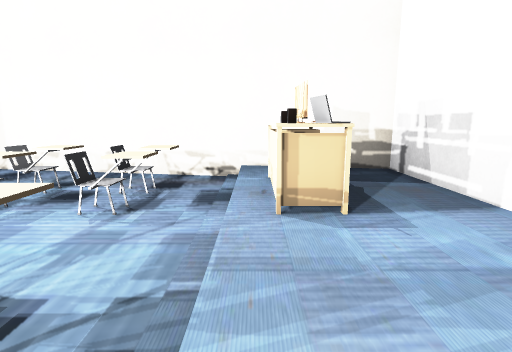
view 1 (above)

24 first-person views from a walk through a 3-D level made in the Unity game engine. The camera is 1.2 m above the floor, tilts 10° down and sees 80° across. The floor is counted in squares, 1 m on a side. Each view is taken from the middle of a square. On the plan, view 1 faces up. The plan holds only what a view shows up to about 13 squares ahead; the rest is blank. The place goes on beyond the plan. The player character is not drawn. Door leaves are left out, so doorways stand open. Some surface patterns are stand-ins.

view 2
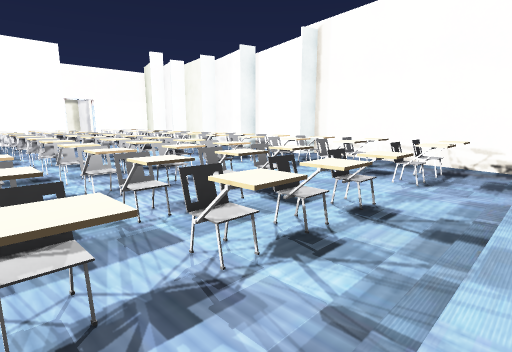

view 3
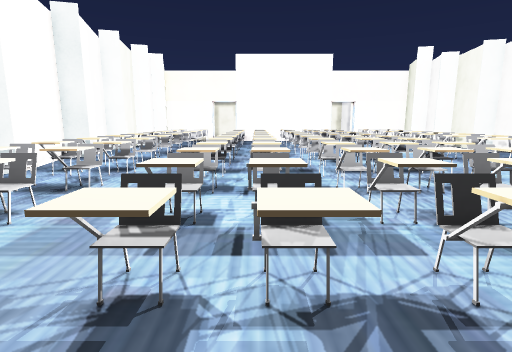

view 4
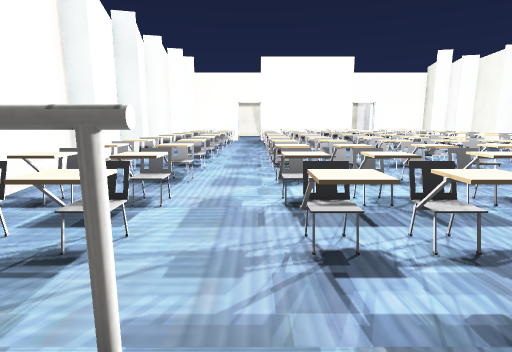

view 5
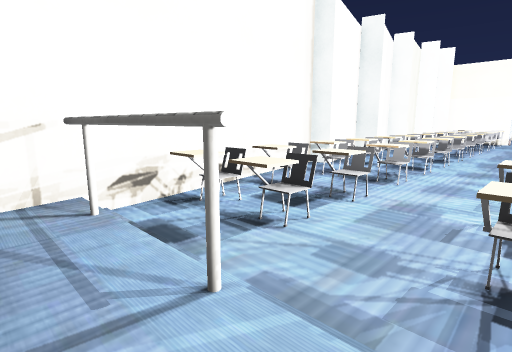

view 6
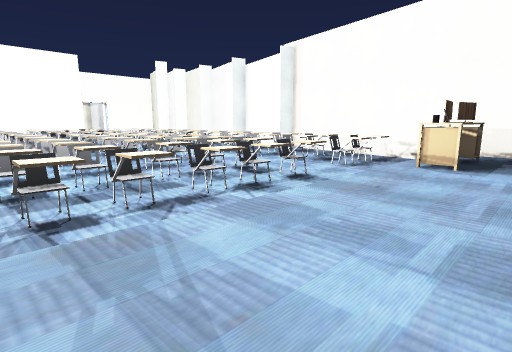

view 7
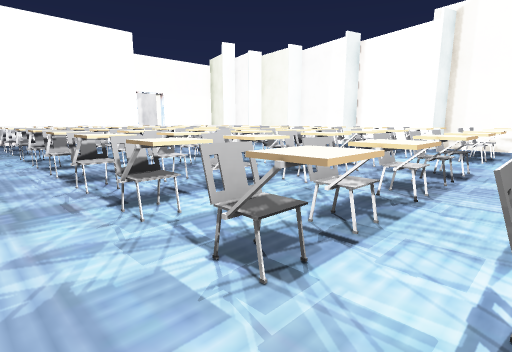

view 8
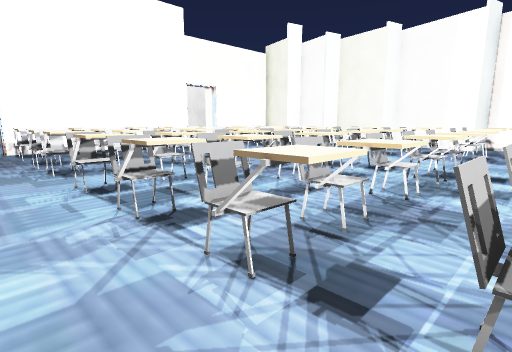

view 9
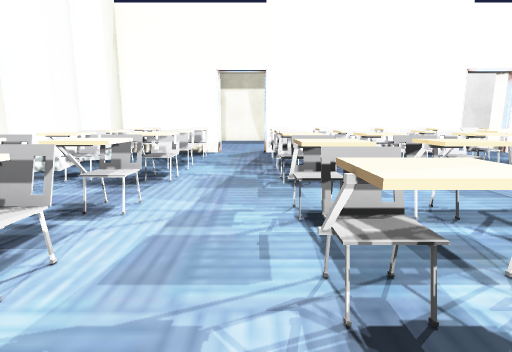

view 10
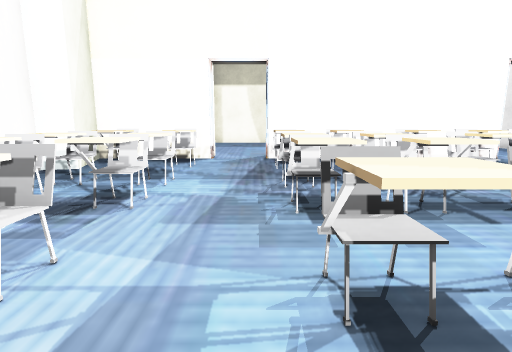

view 11
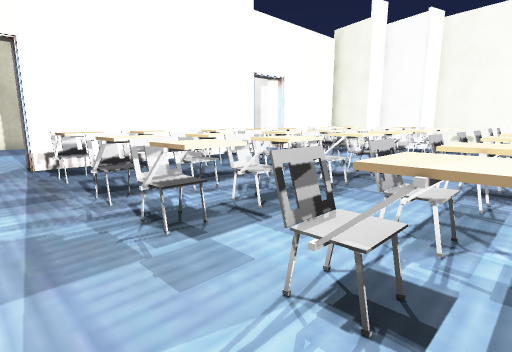

view 12
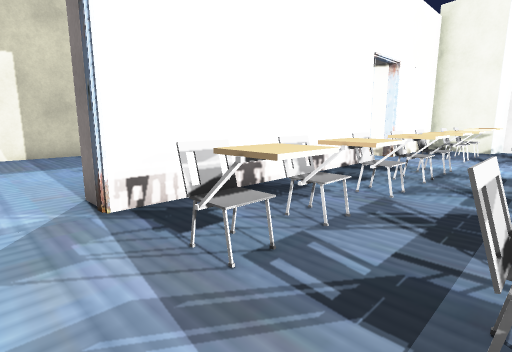

view 13
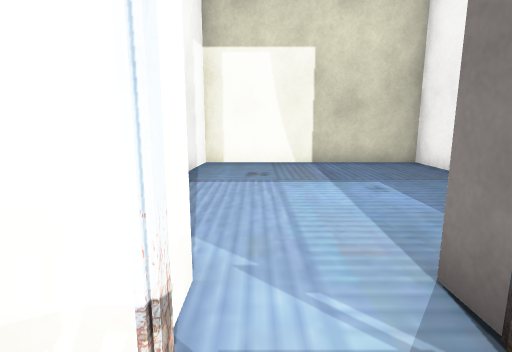

view 14
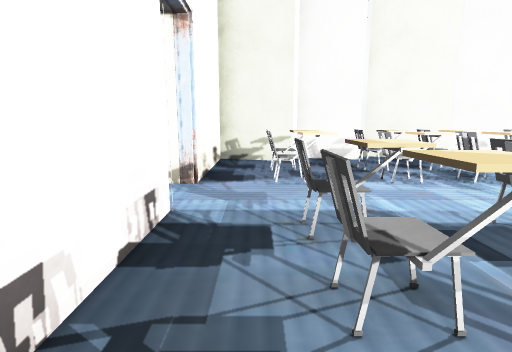

view 15
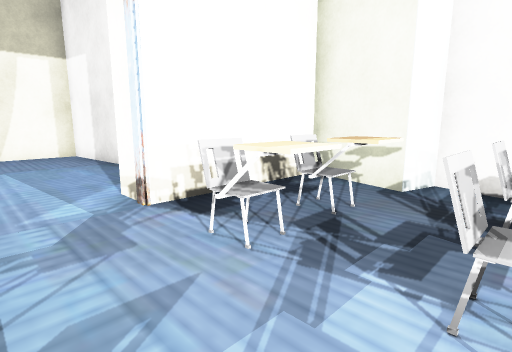

view 16
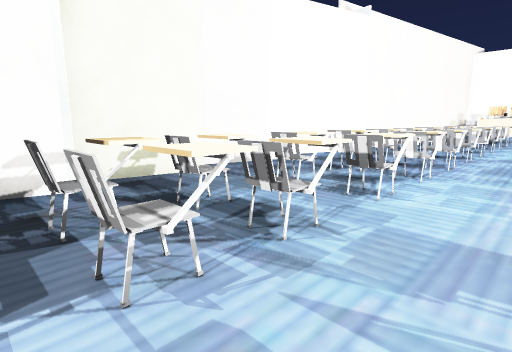

view 17
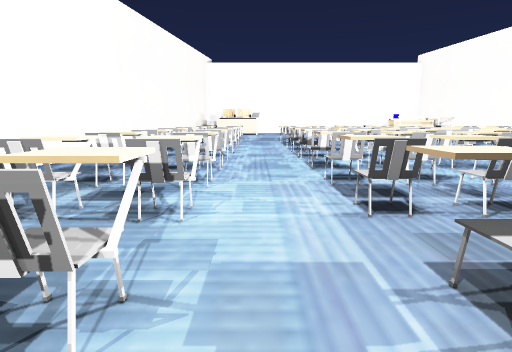

view 18
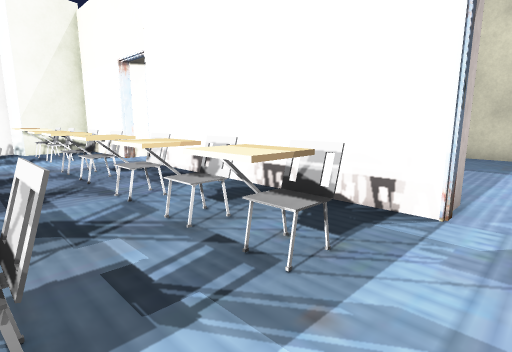

view 19
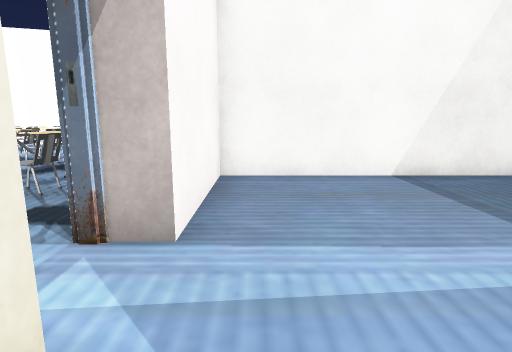

view 20
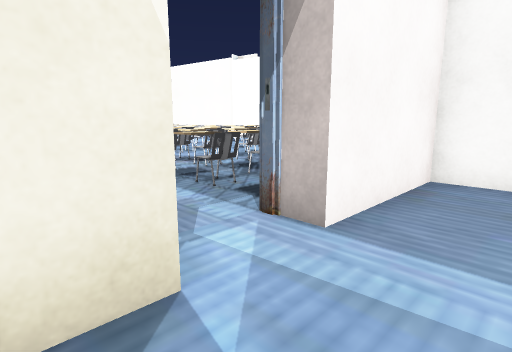

view 21
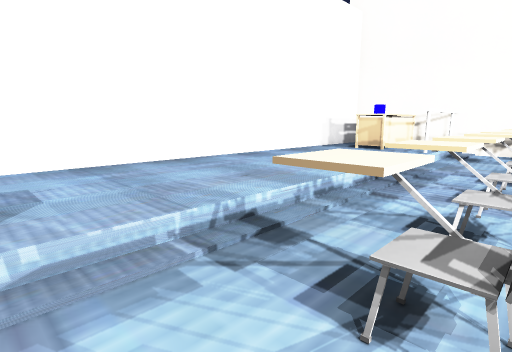

view 22
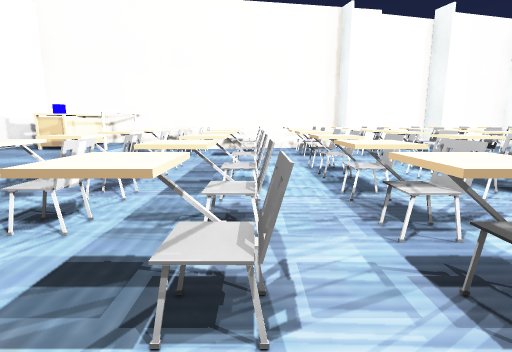

view 23
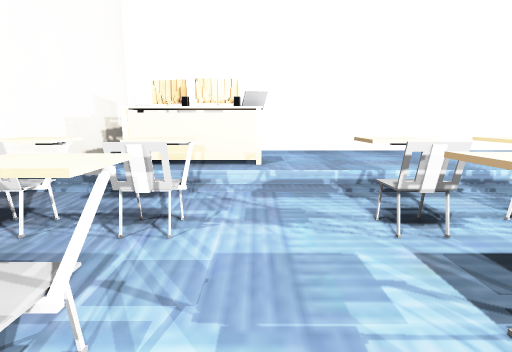

view 24
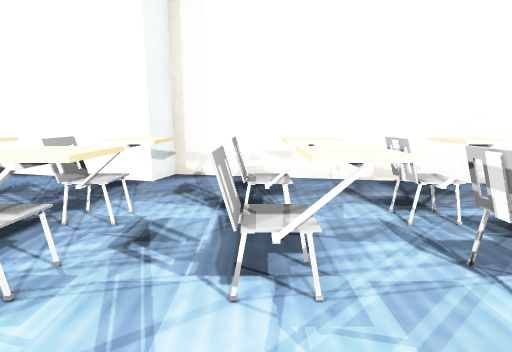

### Floor plan
Key: @ floor where view 1 was taken; # wall or solid block; . main floor; : floor 0.25 m higher than the main floor; + floor 0.5 m higher than the main floor; D open door; v drop or lower ground; C chair; T table; O other object.
Columns run from 33 left of view 1 to 4 right of it. Each row starts with its distance up from view 1.
 10            ##################
  9         #####...............#######
  8         #........................O####
  7   ##    #CC.CCC.OCCCCCOOCCCCCCCC.OT::#
  6 ###....##.C.CCC.C.CCCCOOCC.C.C.C.TT::#
  5 #.....DD#CC.CCC.CCCCCCCCCCCCCCCC.TT::#
  4 #................................TT::#
  3 #......##.C..CC..C.C.C.C.C.C.C.C.::::#
  2 #......##.OCOCCCCCOCOCOCCCCCCC.C.::::#
  1  ......##.CCCCCCCCCCCCCCCCCCCC.C.::::#
  0  ......##......................C.@:::#
 -1 #########.CCCCCCCCCCCCCCCCCCCCCC.::::#
 -2 #...    #.CC.CC.CCCCCCCCCC.C.C.C.::::#
 -3 #.....  #.OCOvCCCC+C+C+CCCCCCCCC.::::#
 -4 #......##.CCOCCCOCCCCCCCOCCCCCCC.::::#
 -5 #................................::::#
 -6 #.....DD.........................OTT:#
 -7 #......##CC.CCC.CCCCCCCCCCCCCCCC.OT :#
 -8 ##      #.C.CCC.CCOOOOCCCCCCCCCC.OTT:#
 -9         #CC.CCC.CCOOOOCCCCCCCCCC.#####
-10         ######         ###########

Where each view was taken, in squares from view 1:
view 1: 0 up, 0 right, facing up
view 2: 3 down, 0 right, facing up-left
view 3: 3 down, 0 right, facing left
view 4: 5 down, 1 right, facing left
view 5: 4 down, 1 right, facing down-left
view 6: 5 down, 3 right, facing up-left
view 7: 6 down, 5 left, facing up-left
view 8: 6 down, 11 left, facing up-left
view 9: 5 down, 13 left, facing left
view 10: 5 down, 15 left, facing left
view 11: 6 down, 16 left, facing up-left
view 12: 6 down, 21 left, facing up-left
view 13: 6 down, 24 left, facing left
view 14: 1 down, 24 left, facing up
view 15: 3 up, 21 left, facing up-left
view 16: 3 up, 22 left, facing up-right
view 17: 4 up, 21 left, facing right
view 18: 4 up, 21 left, facing down-left
view 19: 6 up, 27 left, facing down
view 20: 6 up, 28 left, facing down-right
view 21: 4 up, 3 left, facing down-right
view 22: 4 up, 5 left, facing down
view 23: 4 up, 6 left, facing right
view 24: 3 up, 7 left, facing up
